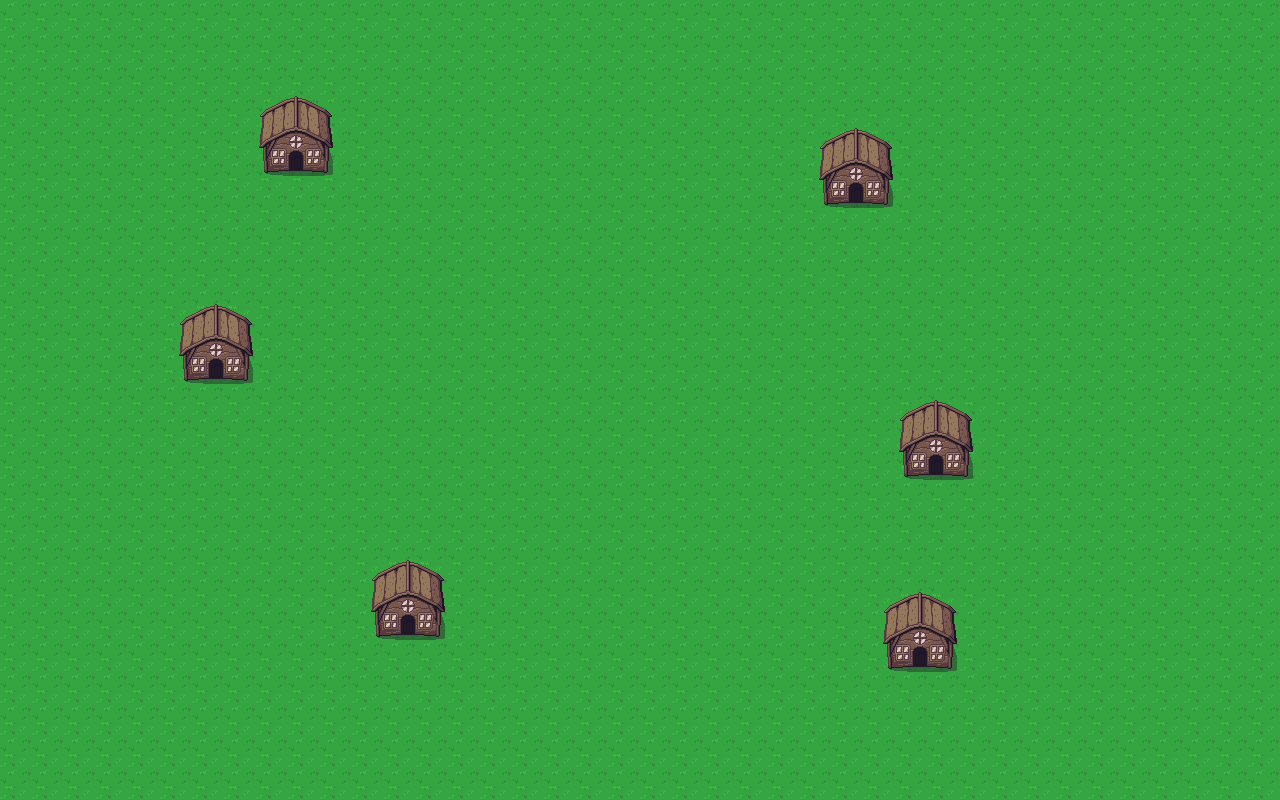

This game map was drawn from its Tiled (.tmx) file and the tilesets committed beside it. A one-line description and the trimmed map source follow:
An orthogonal 80x50 tile map with 16x16 px tiles, 2 tile layers (terreno, case).

<map version="1.2" tiledversion="1.3.1" orientation="orthogonal" renderorder="right-down" compressionlevel="0" width="80" height="50" tilewidth="16" tileheight="16" infinite="0" nextlayerid="3" nextobjectid="1">
 <tileset firstgid="1" source="tileset.tsx" />
 <layer id="1" name="terreno" width="80" height="50">
  <data>[4000 cells, 4000 non-empty, 4 distinct tile ids]</data>
 </layer>
 <layer id="2" name="case" width="80" height="50">
  <data>[4000 cells, 150 non-empty, 25 distinct tile ids]</data>
 </layer>
</map>
